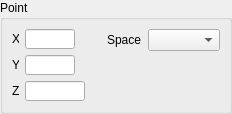
<ui version="4.0" >
 <class>PointPropertyModifier</class>
 <widget class="QWidget" name="PointPropertyModifier" >
  <property name="geometry" >
   <rect>
    <x>0</x>
    <y>0</y>
    <width>232</width>
    <height>114</height>
   </rect>
  </property>
  <property name="minimumSize" >
   <size>
    <width>232</width>
    <height>114</height>
   </size>
  </property>
  <property name="maximumSize" >
   <size>
    <width>242</width>
    <height>114</height>
   </size>
  </property>
  <property name="windowTitle" >
   <string>Form</string>
  </property>
  <layout class="QVBoxLayout" name="verticalLayout_2" >
   <property name="spacing" >
    <number>0</number>
   </property>
   <property name="margin" >
    <number>0</number>
   </property>
   <item>
    <widget class="QGroupBox" name="propGroupBox" >
     <property name="minimumSize" >
      <size>
       <width>232</width>
       <height>0</height>
      </size>
     </property>
     <property name="maximumSize" >
      <size>
       <width>232</width>
       <height>162</height>
      </size>
     </property>
     <property name="title" >
      <string>Point</string>
     </property>
     <layout class="QHBoxLayout" name="horizontalLayout_5" >
      <item>
       <layout class="QVBoxLayout" name="verticalLayout" >
        <item>
         <layout class="QHBoxLayout" name="horizontalLayout" >
          <item>
           <widget class="QLabel" name="xLabel" >
            <property name="minimumSize" >
             <size>
              <width>7</width>
              <height>15</height>
             </size>
            </property>
            <property name="maximumSize" >
             <size>
              <width>7</width>
              <height>15</height>
             </size>
            </property>
            <property name="text" >
             <string>X</string>
            </property>
           </widget>
          </item>
          <item>
           <widget class="QLineEdit" name="xEdit" >
            <property name="minimumSize" >
             <size>
              <width>50</width>
              <height>20</height>
             </size>
            </property>
            <property name="maximumSize" >
             <size>
              <width>50</width>
              <height>20</height>
             </size>
            </property>
           </widget>
          </item>
          <item>
           <spacer name="horizontalSpacer_2" >
            <property name="orientation" >
             <enum>Qt::Horizontal</enum>
            </property>
            <property name="sizeHint" stdset="0" >
             <size>
              <width>40</width>
              <height>20</height>
             </size>
            </property>
           </spacer>
          </item>
         </layout>
        </item>
        <item>
         <layout class="QHBoxLayout" name="horizontalLayout_2" >
          <item>
           <widget class="QLabel" name="yLabel" >
            <property name="minimumSize" >
             <size>
              <width>7</width>
              <height>5</height>
             </size>
            </property>
            <property name="maximumSize" >
             <size>
              <width>7</width>
              <height>15</height>
             </size>
            </property>
            <property name="text" >
             <string>Y</string>
            </property>
           </widget>
          </item>
          <item>
           <widget class="QLineEdit" name="yEdit" >
            <property name="minimumSize" >
             <size>
              <width>50</width>
              <height>20</height>
             </size>
            </property>
            <property name="maximumSize" >
             <size>
              <width>50</width>
              <height>20</height>
             </size>
            </property>
           </widget>
          </item>
          <item>
           <spacer name="horizontalSpacer_3" >
            <property name="orientation" >
             <enum>Qt::Horizontal</enum>
            </property>
            <property name="sizeHint" stdset="0" >
             <size>
              <width>40</width>
              <height>20</height>
             </size>
            </property>
           </spacer>
          </item>
         </layout>
        </item>
        <item>
         <layout class="QHBoxLayout" name="horizontalLayout_3" >
          <item>
           <widget class="QLabel" name="zLabel" >
            <property name="minimumSize" >
             <size>
              <width>7</width>
              <height>15</height>
             </size>
            </property>
            <property name="maximumSize" >
             <size>
              <width>7</width>
              <height>15</height>
             </size>
            </property>
            <property name="text" >
             <string>Z</string>
            </property>
           </widget>
          </item>
          <item>
           <widget class="QLineEdit" name="zEdit" >
            <property name="minimumSize" >
             <size>
              <width>60</width>
              <height>20</height>
             </size>
            </property>
            <property name="maximumSize" >
             <size>
              <width>60</width>
              <height>20</height>
             </size>
            </property>
           </widget>
          </item>
          <item>
           <spacer name="horizontalSpacer_4" >
            <property name="orientation" >
             <enum>Qt::Horizontal</enum>
            </property>
            <property name="sizeHint" stdset="0" >
             <size>
              <width>40</width>
              <height>20</height>
             </size>
            </property>
           </spacer>
          </item>
         </layout>
        </item>
       </layout>
      </item>
      <item>
       <spacer name="horizontalSpacer" >
        <property name="orientation" >
         <enum>Qt::Horizontal</enum>
        </property>
        <property name="sizeHint" stdset="0" >
         <size>
          <width>77</width>
          <height>20</height>
         </size>
        </property>
       </spacer>
      </item>
      <item>
       <layout class="QVBoxLayout" >
        <item>
         <layout class="QHBoxLayout" >
          <item>
           <widget class="QLabel" name="spaceLabel" >
            <property name="text" >
             <string>Space</string>
            </property>
           </widget>
          </item>
          <item>
           <widget class="QComboBox" name="spaceCombo" >
            <property name="minimumSize" >
             <size>
              <width>0</width>
              <height>0</height>
             </size>
            </property>
            <property name="maximumSize" >
             <size>
              <width>100</width>
              <height>16777215</height>
             </size>
            </property>
           </widget>
          </item>
         </layout>
        </item>
        <item>
         <spacer>
          <property name="orientation" >
           <enum>Qt::Vertical</enum>
          </property>
          <property name="sizeHint" stdset="0" >
           <size>
            <width>20</width>
            <height>40</height>
           </size>
          </property>
         </spacer>
        </item>
       </layout>
      </item>
     </layout>
    </widget>
   </item>
  </layout>
 </widget>
 <resources/>
 <connections/>
</ui>
